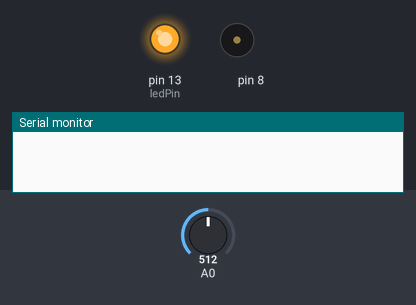
The sketch below on a simulated Arduino Uno, built with avr-gcc and run on an emulated ATmega328P. On the bench: output pins drawn as LEDs (lit = HIGH), buzzer (waves = sounding), the last lines printed to the serial monitor. The test bench sets the inputs (shaded band); at power-on: A0 = 512.

Above: at 0.1 s.
At 5.79 s:
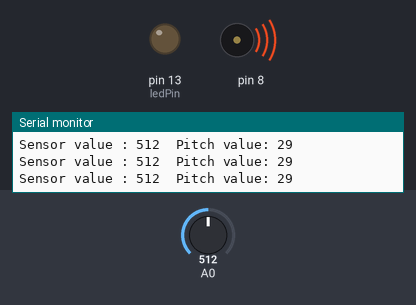
6.3 s: A0 set to 108
At 6.75 s:
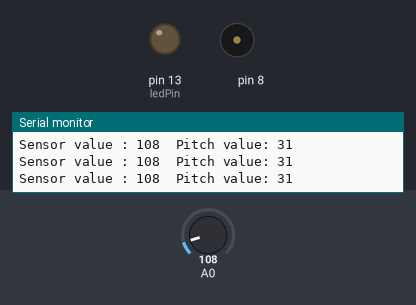
9.3 s: A0 set to 90
12.3 s: A0 set to 11
15.3 s: A0 set to 8
Timing chart, 0 to 65.8 s (numbered marks = the images above; inputs shaded):
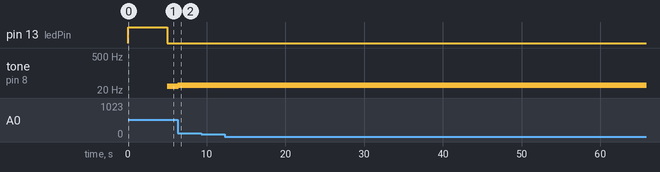

The sketch:

sketch_lightTheremin.ino
```cpp
int sensorValue;
int sensorLow = 1023;
int sensorHigh = 0;
const int ledPin = 13;

void setup() {
  pinMode(ledPin, OUTPUT);
  digitalWrite(ledPin, HIGH);
  Serial.begin(9600);

  while (millis() < 5000) {
    sensorValue = analogRead(A0);
    if(sensorValue > sensorHigh) {
      sensorHigh = sensorValue;
    }
    if(sensorValue < sensorLow) {
      sensorLow = sensorValue;
    }

  }
  Serial.print("Sensor Low: ");
  Serial.print(sensorLow);
  Serial.print("Sensor High: ");
  Serial.print(sensorHigh);
  digitalWrite(ledPin, LOW);

}

void loop() {
  // put your main code here, to run repeatedly:
  sensorValue = analogRead(A0);
  int pitch = map(sensorValue, sensorLow, sensorHigh, 30, 600);
  Serial.print("Sensor value : ");
  Serial.print(sensorValue);
  Serial.print("\tPitch value: ");
  Serial.println(pitch);
  tone(8, pitch, 20);
  delay(20);
}
```

Measured:
- by itself, tone on pin 8: alternates 31 Hz for 0.02 s and silent for 0.02 s
